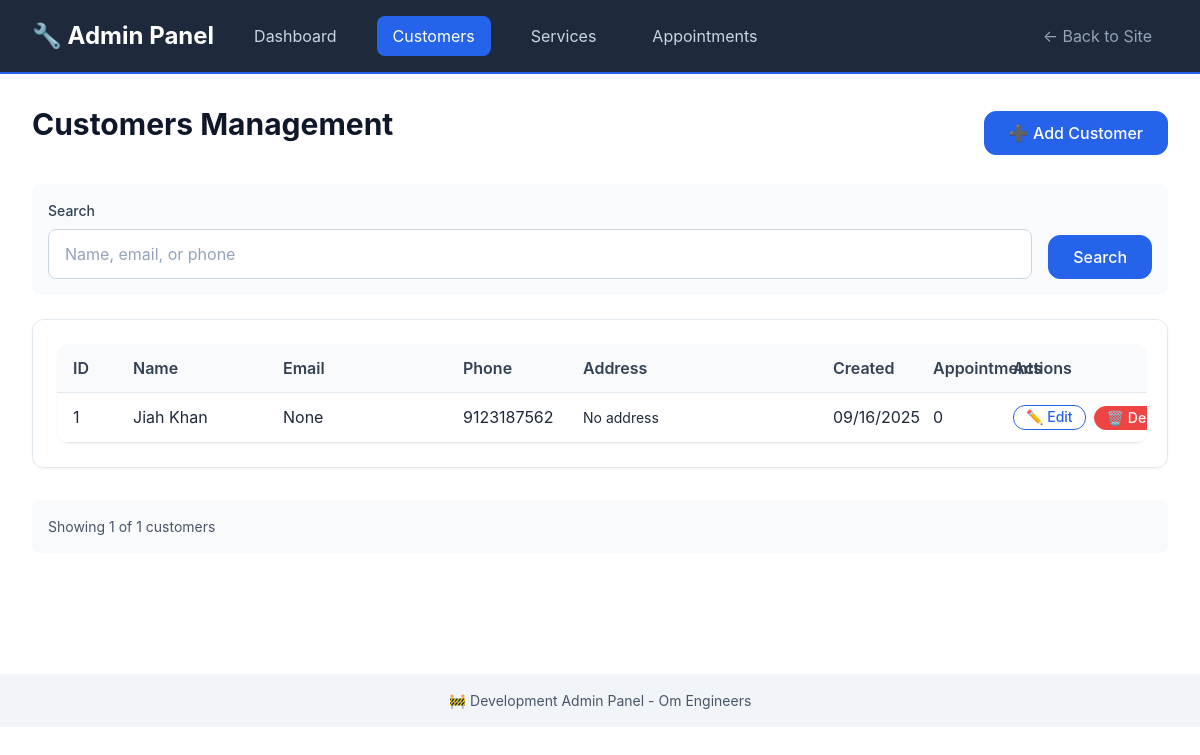
Before: /admin/customers with the older database file.
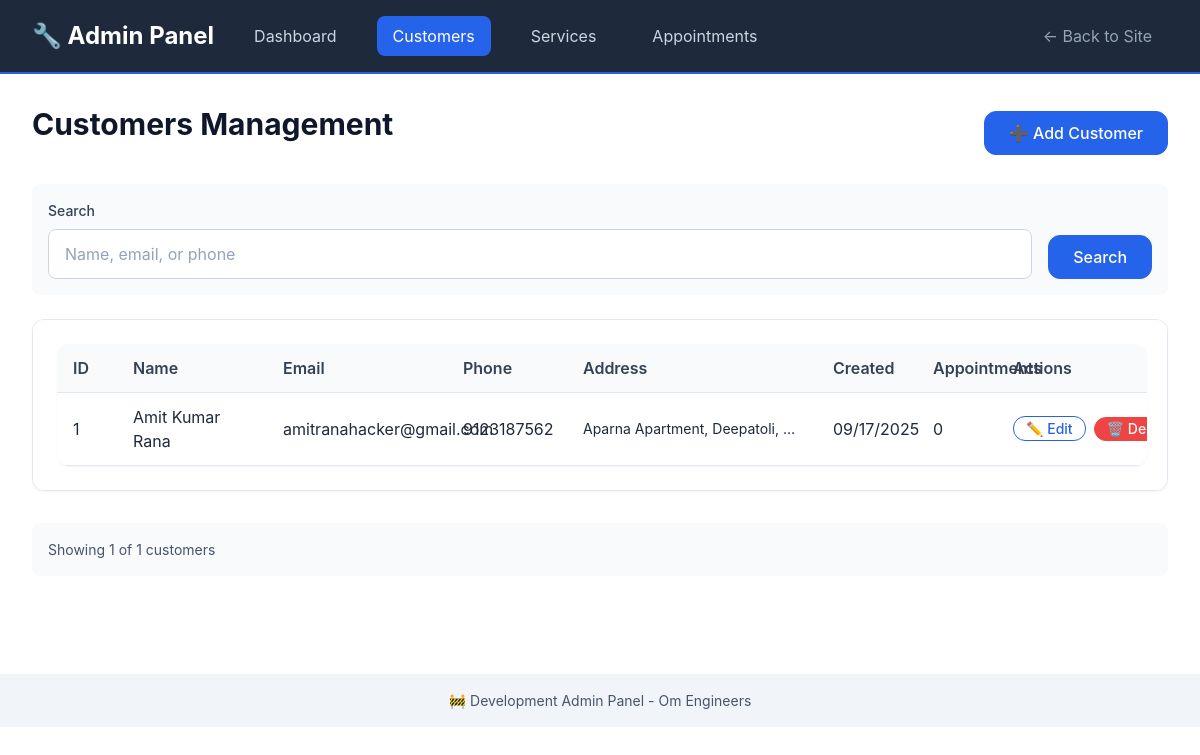
After: the same page with the newer database file.
### models/customer_db.py (models this page shows, shortened)
class Customer(db.Model):
    __tablename__ = 'customers'
    id: Mapped[int] = mapped_column(primary_key=True)
    name: Mapped[str] = mapped_column(String(100), nullable=False)
    email: Mapped[str] = mapped_column(String(120), nullable=True, index=True)
    phone: Mapped[str] = mapped_column(String(20), nullable=False, index=True)
    address: Mapped[str] = mapped_column(Text, nullable=True)
    created_at: Mapped[datetime] = mapped_column(DateTime, default=datetime.utcnow)
    updated_at: Mapped[datetime] = mapped_column(DateTime, default=datetime.utcnow, onupdate=datetime.utcnow)
    appointments = db.relationship('Appointment', back_populates='customer', cascade='all, delete-orphan')

### routes/admin.py (the view, shortened to what this page needs)
@admin_bp.route('/customers')
def customers():
    search = request.args.get('search', '')
    page = request.args.get('page', 1, type=int)
    query = Customer.query
    customers = query.order_by(Customer.created_at.desc()).paginate(
        page=page, per_page=20, error_out=False
    )
    return render_template('admin/customers.html', customers=customers, search=search)

### templates/admin/customers.html (shortened to what this page needs)
{% extends "admin/base.html" %}
{% block content %}
<div style="display: flex; justify-content: space-between; align-items: center; margin-bottom: var(--space-6);">
    <h1>Customers Management</h1>
    <a href="{{ url_for('admin.new_customer') }}" class="btn btn-primary">➕ Add Customer</a>
</div>
<div class="filters">
    <form method="GET" style="display: flex; gap: var(--space-4); align-items: end; flex-wrap: wrap; width: 100%;">
        <div style="flex: 1; min-width: 200px;">
            <label for="search" class="form-label">Search</label>
            <input type="text" id="search" name="search" class="form-input"
                   placeholder="Name, email, or phone" value="{{ search }}">
        </div>
        <button type="submit" class="btn btn-primary">Search</button>
    </form>
</div>
{% if customers.items %}
<div class="card">
    <table class="admin-table">
        <thead>
            <tr>
                <th>ID</th>
                <th>Name</th>
                <th>Email</th>
                <th>Phone</th>
                <th>Address</th>
                <th>Created</th>
                <th>Appointments</th>
                <th>Actions</th>
            </tr>
        </thead>
        <tbody>
            {% for customer in customers.items %}
            <tr>
                <td>{{ customer.id }}</td>
                <td>{{ customer.name }}</td>
                <td>{{ customer.email }}</td>
                <td>{{ customer.phone }}</td>
                <td class="address-column">
                    <div style="max-width: 250px; overflow: hidden; text-overflow: ellipsis; white-space: nowrap;"
                         title="{{ customer.address or 'No address provided' }}">
                        {{ customer.address or 'No address' }}
                    </div>
                </td>
                <td>{{ customer.created_at.strftime('%m/%d/%Y') }}</td>
                <td>{{ customer.appointments|length }}</td>
                <td>
                    <div style="display: flex; gap: var(--space-2);">
                        <a href="{{ url_for('admin.edit_customer', customer_id=customer.id) }}"
                           class="btn btn-sm btn-outline">✏️ Edit</a>
                        <form method="POST" action="{{ url_for('admin.delete_customer', customer_id=customer.id) }}"
                              style="display: inline;"
                              onsubmit="return confirm('Are you sure you want to delete this customer? This will also delete all their appointments!')">
                            <button type="submit" class="btn btn-sm btn-danger">🗑️ Delete</button>
                        </form>
                    </div>
                </td>
            </tr>
            {% endfor %}
        </tbody>
    </table>
</div>
{% endif %}
<div style="margin-top: var(--space-8); padding: var(--space-4); background: var(--gray-50); border-radius: var(--border-radius);">
    <p style="margin: 0; color: var(--gray-600); font-size: var(--font-size-sm);">
        Showing {{ customers.items|length }} of {{ customers.total }} customers
    </p>
</div>
{% endblock %}

Changed rows visible on the page:
changed Customer id 1: name "Jiah Khan" → "Amit Kumar Rana"; email "None" → "amitranahacker@gmail.com"; address "No address" → "Aparna Apartment, Deepatoli,…"; created_at "09/16/2025" → "09/17/2025"
